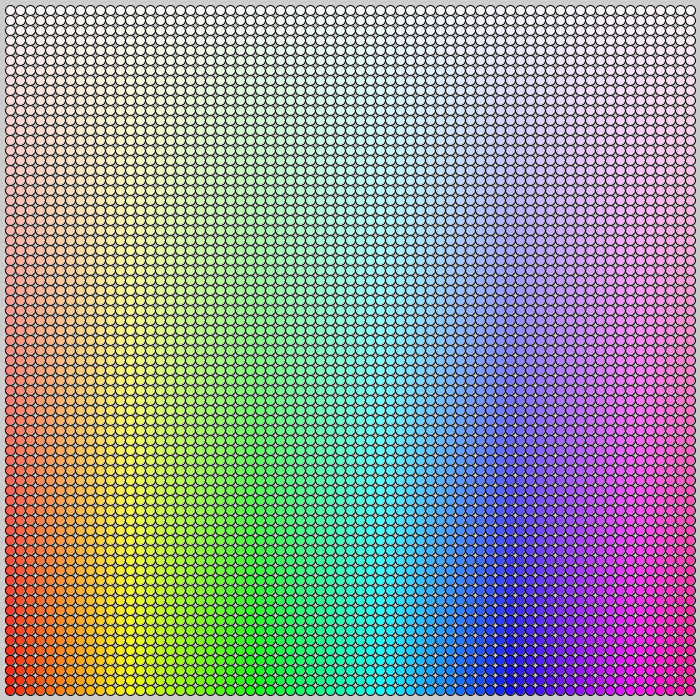
Frame 1 (no input)
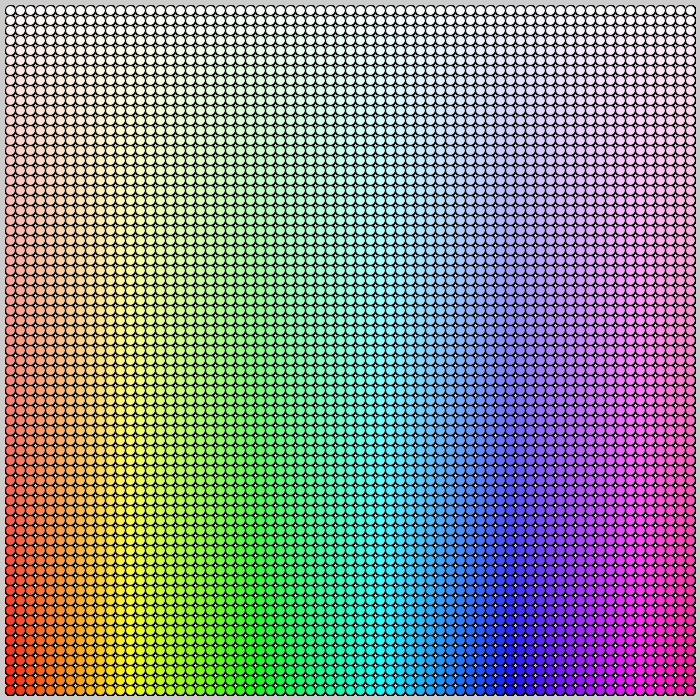
Frame 60 (the mouse pressed at the canvas centre just before this capture)
Frame 120 (the mouse held since frame 60 and released just before this capture): identical to frame 60, image omitted

The Processing sketch that drew these frames (run headless with seeded random() and noise(); from frame 60 on, the mouse is pressed at the canvas centre):

// Processing sketch: processing_159498
// ── processing_159498.pde

void setup() {
  size(700,700);
colorMode(HSB);

}

void draw(){

  for(float x=10; x<700;x=x+10){
    for(float y=10;y<700;y=y+10){
  //background(0,0,0);
 fill(x/3,y/3,250);
  ellipse(x,y,10,10);

}
}
}
